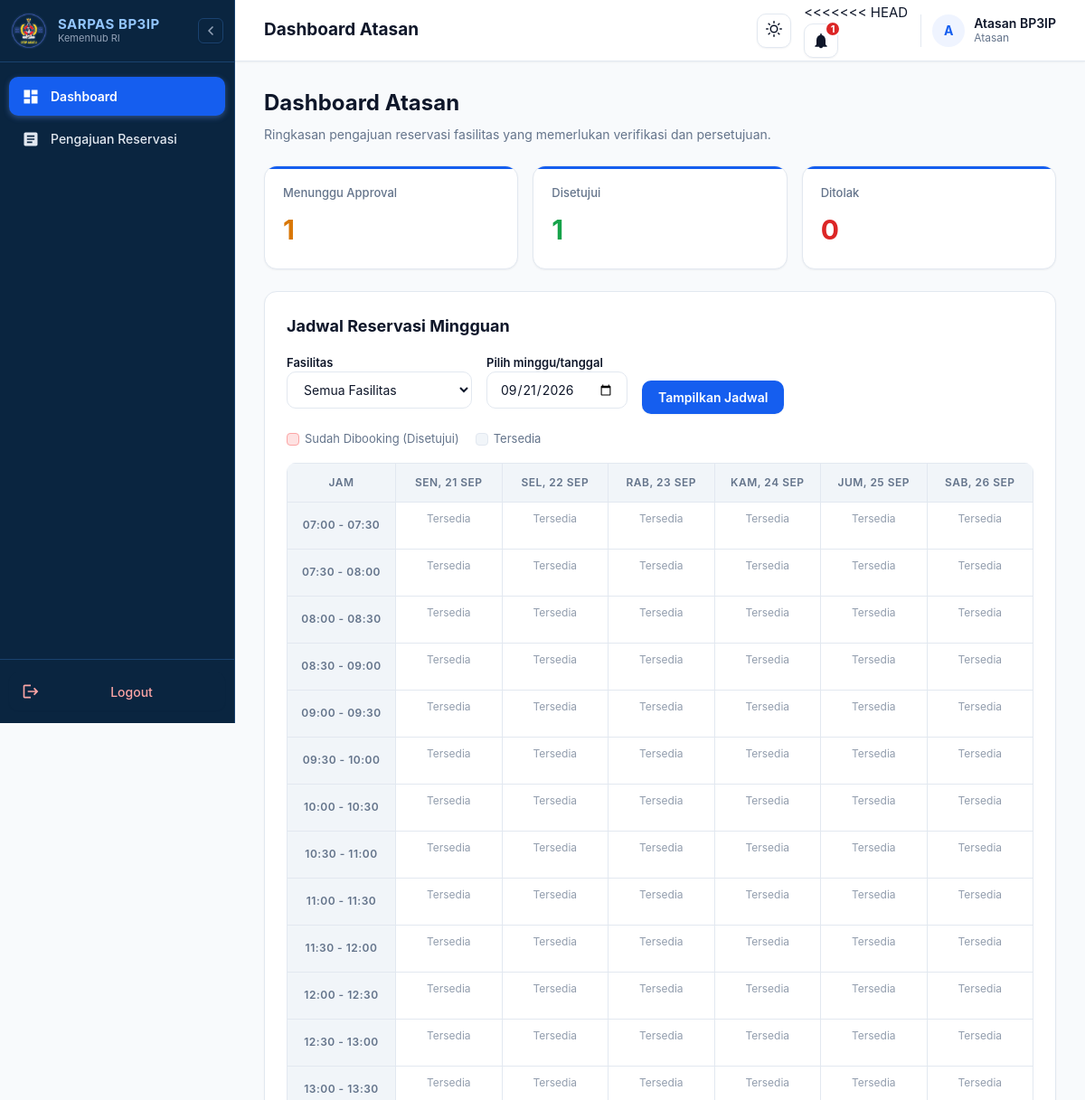
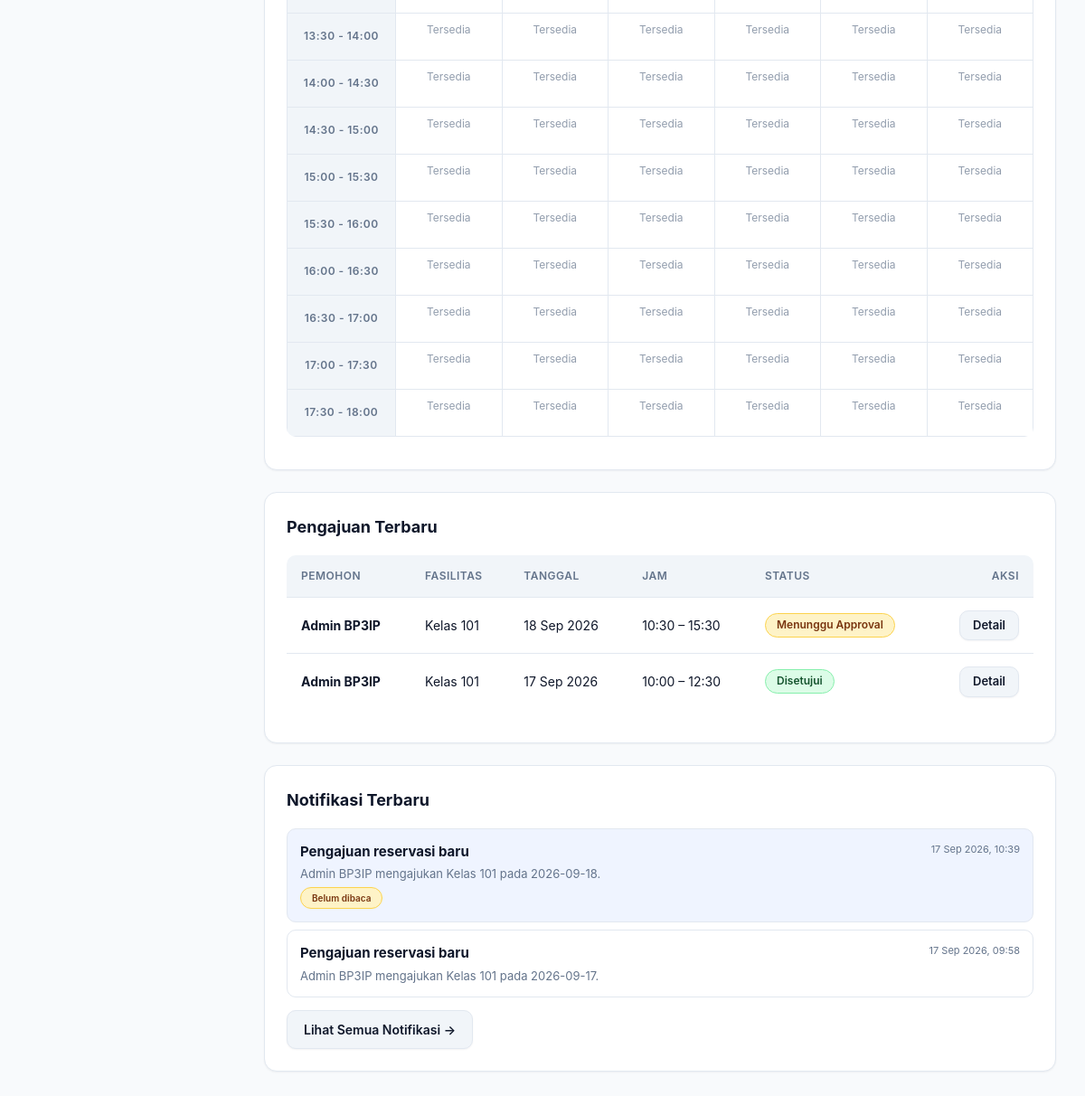
The page / (signed in) on the database as committed earlier (2 pictures, top to bottom).
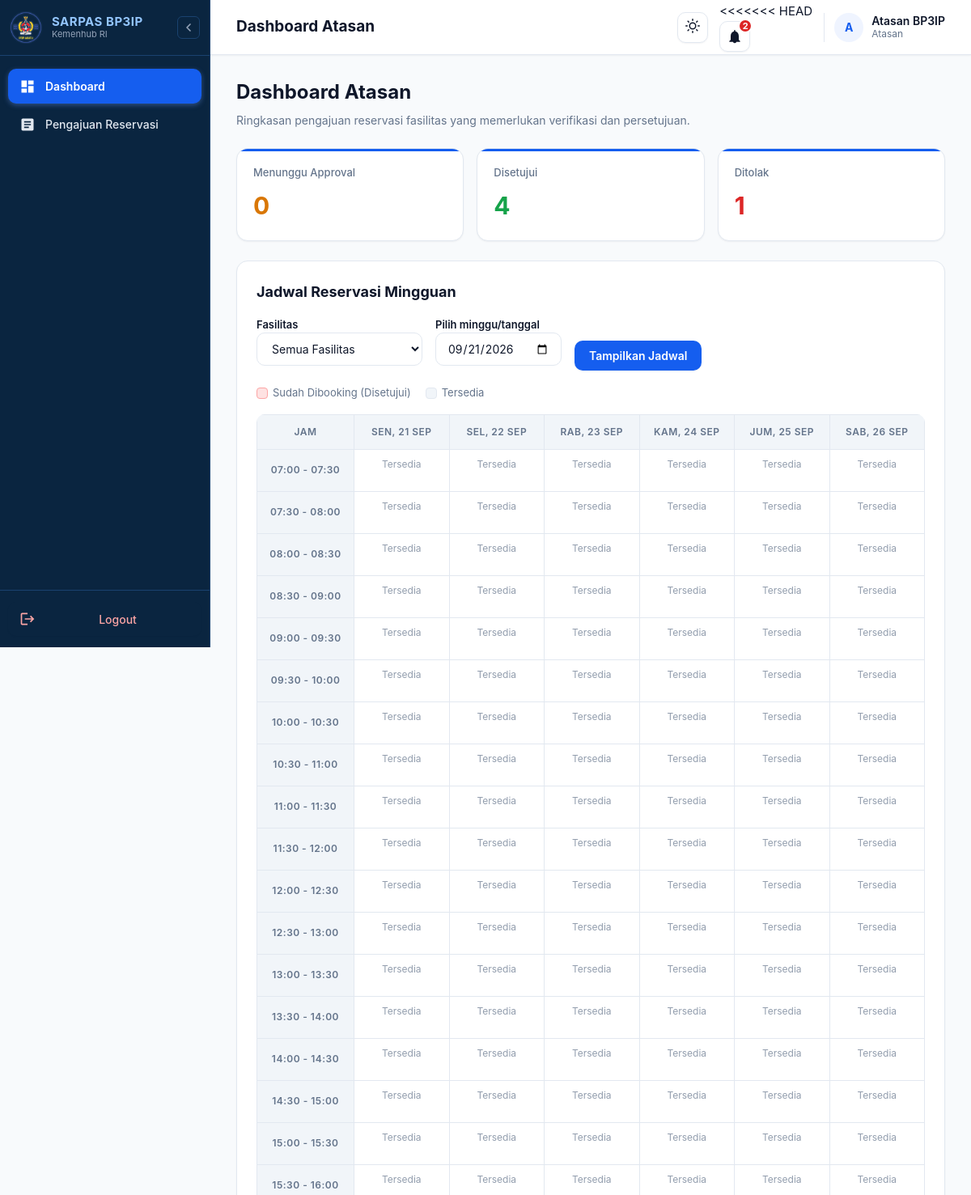
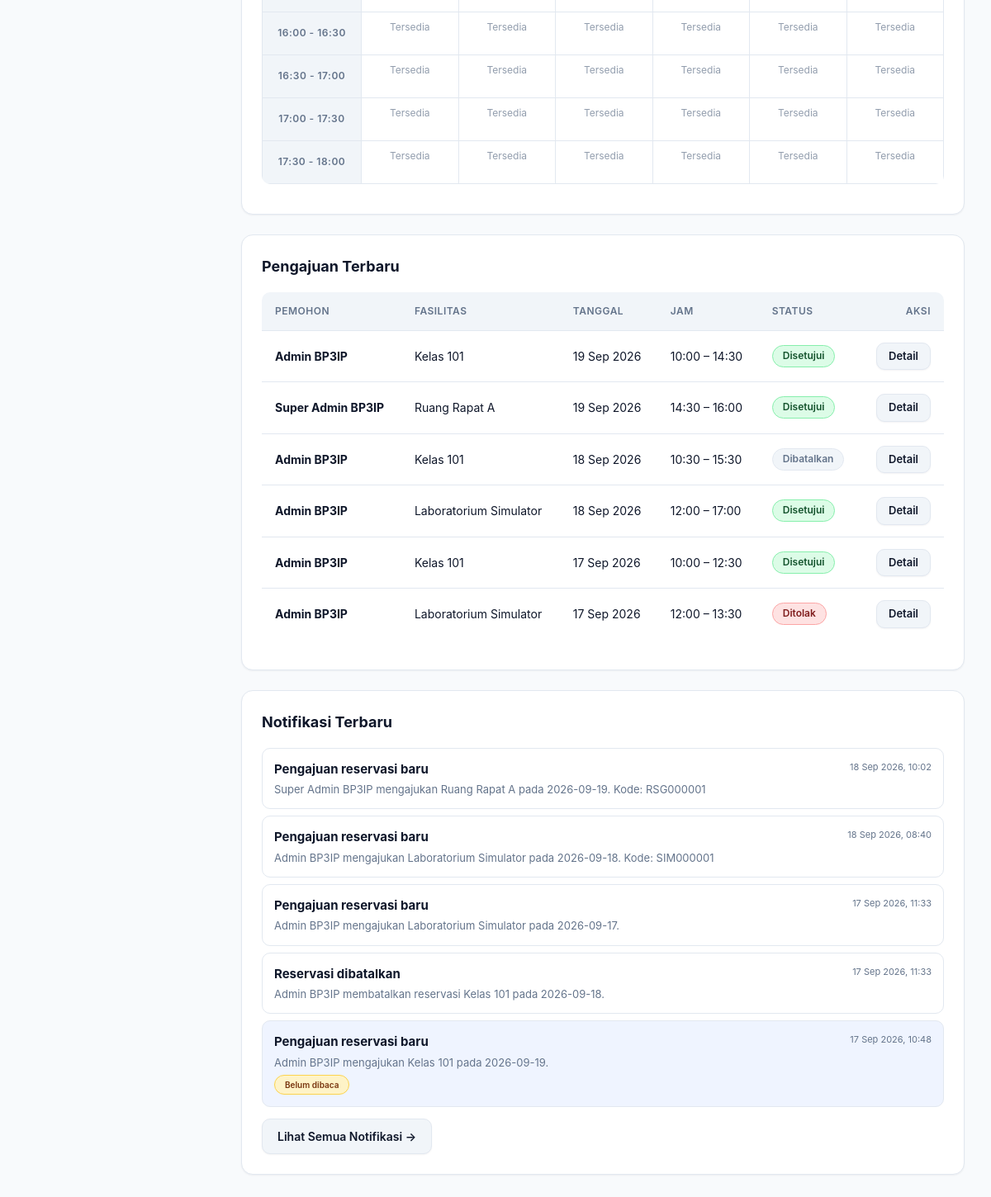
The same page on the database as committed later (2 pictures, top to bottom).
### core/models.py (models this page shows, shortened)
class Reservasi(models.Model):
    class Status(models.TextChoices):
        DRAFT = "DRAFT", "Draft"
        PENDING = "PENDING", "Menunggu Approval"
        APPROVED = "APPROVED", "Disetujui"
        REJECTED = "REJECTED", "Ditolak"
        NEEDS_REVISION = "NEEDS_REVISION", "Perlu Diperbaiki"
        CANCELLED = "CANCELLED", "Dibatalkan"
    pemohon = models.ForeignKey(User, on_delete=models.PROTECT, related_name="reservasi")
    fasilitas = models.ForeignKey(Fasilitas, on_delete=models.PROTECT, related_name="reservasi")
    tanggal = models.DateField()
    jam_mulai = models.TimeField()
    jam_selesai = models.TimeField()
    keperluan = models.CharField(max_length=255)
    keterangan = models.TextField(blank=True)
    status = models.CharField(max_length=20, choices=Status.choices, default=Status.DRAFT)
    alasan_penolakan = models.TextField(blank=True)
    alasan_pembatalan = models.TextField(blank=True)
    kode_reservasi = models.CharField(max_length=20, unique=True, blank=True, null=True)
    created_at = models.DateTimeField(auto_now_add=True)
    updated_at = models.DateTimeField(auto_now=True)
    class Meta:
        ordering = ["-tanggal", "jam_mulai"]
        constraints = [
            models.CheckConstraint(
                condition=models.Q(jam_selesai__gt=models.F("jam_mulai")),
                name="reservasi_jam_selesai_setelah_mulai",
            ),
        ]

class User(AbstractUser):
    class Role(models.TextChoices):
        ADMIN = "ADMIN", "Admin"
        SUPER_ADMIN = "SUPER_ADMIN", "Super Admin"
        ATASAN = "ATASAN", "Atasan"
    nama = models.CharField(max_length=150)
    email = models.EmailField(unique=True)
    role = models.CharField(max_length=15, choices=Role.choices, default=Role.ADMIN)
    created_at = models.DateTimeField(auto_now_add=True)

class Fasilitas(models.Model):
    class Kategori(models.TextChoices):
        RUANGAN = "RUANGAN", "Ruangan"
        KELAS = "KELAS", "Kelas"
        LABORATORIUM = "LABORATORIUM", "Laboratorium"
        LABORATORIUM_SIMULATOR = "LABORATORIUM_SIMULATOR", "Laboratorium Simulator"
        LAINNYA = "LAINNYA", "Lainnya"
    class Status(models.TextChoices):
        AKTIF = "AKTIF", "Aktif"
        NONAKTIF = "NONAKTIF", "Nonaktif"
    nama_fasilitas = models.CharField(max_length=150)
    kategori = models.CharField(max_length=30, choices=Kategori.choices)
    lokasi = models.CharField(max_length=150)
    kapasitas = models.PositiveIntegerField()
    deskripsi = models.TextField(blank=True)
    status = models.CharField(max_length=10, choices=Status.choices, default=Status.AKTIF)
    keterangan_tambahan = models.TextField(blank=True)
    class Meta:
        verbose_name_plural = "Fasilitas"
        ordering = ["nama_fasilitas"]

class Notifikasi(models.Model):
    penerima = models.ForeignKey(User, on_delete=models.CASCADE, related_name="notifikasi")
    judul = models.CharField(max_length=200)
    pesan = models.TextField()
    status_baca = models.BooleanField(default=False)
    created_at = models.DateTimeField(auto_now_add=True)
    class Meta:
        verbose_name_plural = "Notifikasi"
        ordering = ["-created_at"]

### core/views.py (the view, shortened to what this page needs)
# urls.py: path("", views.dashboard, name="dashboard"),
@login_required
def dashboard(request):
    pengajuan = Reservasi.objects.select_related("pemohon", "fasilitas")
    context = {
        "pending": pengajuan.filter(status=Reservasi.Status.PENDING).count(),
        "approved": pengajuan.filter(status=Reservasi.Status.APPROVED).count(),
        "rejected": pengajuan.filter(status=Reservasi.Status.REJECTED).count(),
        "pengajuan_terbaru": pengajuan[:8],
        "notifikasi_terbaru": request.user.notifikasi.all()[:5],
    }
    context.update(schedule_context(request))
    return render(request, "dashboard/atasan.html", context)

### core/context_processors.py (called while the page is built)
def notification_badge(request):
    if request.user.is_authenticated:
        return {"unread_notification_count": request.user.notifikasi.filter(status_baca=False).count()}
    return {"unread_notification_count": 0}

### core/schedule.py (called while the page is built)
def get_week_start(value=None):
    try:
        selected_date = datetime.strptime(value, "%Y-%m-%d").date() if value else timezone.localdate()
    except (TypeError, ValueError):
        selected_date = timezone.localdate()
    return selected_date - timedelta(days=selected_date.weekday())

def schedule_context(request):
    facility_id = request.GET.get("fasilitas")
    if facility_id and not facility_id.isdigit():
        facility_id = None
    week_start = get_week_start(request.GET.get("minggu"))
    return {
        "week_start": week_start,
        "schedule": get_weekly_schedule(week_start, facility_id),
        "schedule_facilities": Fasilitas.objects.order_by("nama_fasilitas"),
        "selected_facility": int(facility_id) if facility_id else None,
    }

### templates/dashboard/atasan.html (shortened to what this page needs)
{% extends 'base.html' %}
{% block page_title %}Dashboard Atasan{% endblock %}
{% block content %}
<div class="page-heading">
  <h1>Dashboard Atasan</h1>
  <p>Ringkasan pengajuan reservasi fasilitas yang memerlukan verifikasi dan persetujuan.</p>
</div>
<div class="stats">
  <div class="stat">
    <span class="stat-label">Menunggu Approval</span>
    <b style="color: var(--warning);">{{ pending }}</b>
  </div>
  <div class="stat">
    <span class="stat-label">Disetujui</span>
    <b style="color: var(--success);">{{ approved }}</b>
  </div>
  <div class="stat">
    <span class="stat-label">Ditolak</span>
    <b style="color: var(--danger);">{{ rejected }}</b>
  </div>
</div>
{% include 'dashboard/_weekly_schedule.html' %}
<div class="card">
  <h2>Pengajuan Terbaru</h2>
  <div class="table-wrap">
    <table>
      <thead>
        <tr>
          <th>Pemohon</th>
          <th>Fasilitas</th>
          <th>Tanggal</th>
          <th>Jam</th>
          <th>Status</th>
          <th style="text-align: right;">Aksi</th>
        </tr>
      </thead>
      <tbody>
        {% for item in pengajuan_terbaru %}
        <tr>
          <td>
            <strong>{{ item.pemohon.nama|default:item.pemohon.username }}</strong>
          </td>
          <td>{{ item.fasilitas.nama_fasilitas }}</td>
          <td>{{ item.tanggal|date:'d M Y' }}</td>
          <td>{{ item.jam_mulai|time:'H:i' }} &ndash; {{ item.jam_selesai|time:'H:i' }}</td>
          <td>
            {% if item.status == 'PENDING' %}
            <span class="badge badge-pending">{{ item.get_status_display }}</span>
            {% elif item.status == 'APPROVED' %}
            <span class="badge badge-approved">{{ item.get_status_display }}</span>
            {% elif item.status == 'REJECTED' %}
            <span class="badge badge-rejected">{{ item.get_status_display }}</span>
            {% elif item.status == 'NEEDS_REVISION' %}
            <span class="badge badge-revision">{{ item.get_status_display }}</span>
            {% elif item.status == 'CANCELLED' %}
            <span class="badge badge-cancelled">{{ item.get_status_display }}</span>
            {% else %}
            <span class="badge badge-draft">{{ item.get_status_display }}</span>
            {% endif %}
          </td>
          <td style="text-align: right;">
            <a class="button secondary" style="padding: 6px 14px; font-size: 13px;" href="{% url 'pengajuan_detail' item.pk %}">Detail</a>
          </td>
        </tr>
        {% endfor %}
      </tbody>
    </table>
  </div>
</div>
{% include 'dashboard/_recent_notifications.html' %}
{% endblock %}

### templates/base.html (shortened to what the changed rows need)
{% load static %}
<!doctype html>
<html lang="id">
<head>
  <link rel="stylesheet" href="{% static 'css/style.css' %}?v=20260918-2">
</head>
<body>
  {% if user.is_authenticated %}
  <div class="shell">
    <section class="content-area">
      <header class="header">
        <div class="header-left">
          <h1>{% block page_title %}SARPAS BP3IP{% endblock %}</h1>
        </div>
        <div class="header-right">
          <div class="notification-wrapper">
            <button id="notification-bell-btn" class="btn-icon notification-bell-btn" aria-label="Notifikasi{% if unread_notification_count %} ({{ unread_notification_count }}){% endif %}" title="Notifikasi{% if unread_notification_count %} ({{ unread_notification_count }}){% endif %}" aria-expanded="false" data-mark-read-url="{% url 'notifikasi_tandai_semua_dibaca' %}">
              <svg class="notification-bell-icon" width="20" height="20" viewBox="0 0 24 24" fill="currentColor" aria-hidden="true">
            <button id="notification-bell-btn" class="btn-icon notification-bell-btn" aria-label="Notifikasi{% if unread_notification_count %} ({{ unread_notification_count }}){% endif %}" title="Notifikasi{% if unread_notification_count %} ({{ unread_notification_count }}){% endif %}">
              {% if unread_notification_count %}
              <span id="notification-badge-dot" class="notification-badge-dot">{{ unread_notification_count }}</span>
              {% endif %}
            </button>
          </div>
        </div>
      </header>
      <main>
  {% else %}
  <main>
  {% endif %}
    {% block content %}{% endblock %}
  </main>
  {% if user.is_authenticated %}
    </section>
  </div>
  {% endif %}
</body>
</html>

### templates/dashboard/_recent_notifications.html (shortened to what this page needs)
<div class="card">
  <h2>Notifikasi Terbaru</h2>
  <div class="dashboard-notifications">
    {% for item in notifikasi_terbaru %}
    <article class="dropdown-item {% if not item.status_baca %}unread{% endif %}" style="border: 1px solid var(--border); border-radius: var(--radius); margin-bottom: 8px; padding: 14px;">
      <div style="display: flex; justify-content: space-between; align-items: flex-start; margin-bottom: 4px;">
        <strong style="color: var(--text);">{{ item.judul }}</strong>
        <time style="font-size: 11px; color: var(--text-muted);">{{ item.created_at|date:'d M Y, H:i' }}</time>
      </div>
      <div style="color: var(--text-muted); font-size: 13px; line-height: 1.4;">{{ item.pesan }}</div>
      {% if not item.status_baca %}
      <span class="badge badge-pending" style="font-size: 10px; margin-top: 6px;">Belum dibaca</span>
      {% endif %}
    </article>
    {% endfor %}
  </div>
  {% if notifikasi_terbaru %}
  <div style="margin-top: 14px;">
    <a class="button secondary" href="{% url 'notifikasi_list' %}">Lihat Semua Notifikasi &rarr;</a>
  </div>
  {% endif %}
</div>

Rows that differ between the two databases and show on the page:
no longer on this page (row unchanged): Notifikasi: judul "Pengajuan reservasi baru", created_at "17 Sep 2026, 10:39", pesan "Admin BP3IP mengajukan Kelas 101 pada 2026-09-18.", status_baca "Belum dibaca"
no longer on this page (row unchanged): Notifikasi: judul "Pengajuan reservasi baru", created_at "17 Sep 2026, 09:58", pesan "Admin BP3IP mengajukan Kelas 101 pada 2026-09-17."
added Reservasi: pemohon.nama "Admin BP3IP", fasilitas.nama_fasilitas "Kelas 101", tanggal "19 Sep 2026", jam_mulai "10:00", jam_selesai "14:30", status "Disetujui"
added Reservasi: pemohon.nama "Super Admin BP3IP", fasilitas.nama_fasilitas "Ruang Rapat A", tanggal "19 Sep 2026", jam_mulai "14:30", jam_selesai "16:00", status "Disetujui"
changed Reservasi: status "Menunggu Approval" → "Dibatalkan"
added Reservasi: pemohon.nama "Admin BP3IP", fasilitas.nama_fasilitas "Laboratorium Simulator", tanggal "18 Sep 2026", jam_mulai "12:00", jam_selesai "17:00", status "Disetujui"
added Reservasi: pemohon.nama "Admin BP3IP", fasilitas.nama_fasilitas "Laboratorium Simulator", tanggal "17 Sep 2026", jam_mulai "12:00", jam_selesai "13:30", status "Ditolak"
added Notifikasi: judul "Pengajuan reservasi baru", created_at "18 Sep 2026, 10:02", pesan "Super Admin BP3IP mengajukan Ruang Rapat A pada 2026-09-19. Kode: RSG000001"
added Notifikasi: judul "Pengajuan reservasi baru", created_at "18 Sep 2026, 08:40", pesan "Admin BP3IP mengajukan Laboratorium Simulator pada 2026-09-18. Kode: SIM000001"
added Notifikasi: judul "Pengajuan reservasi baru", created_at "17 Sep 2026, 11:33", pesan "Admin BP3IP mengajukan Laboratorium Simulator pada 2026-09-17."
added Notifikasi: judul "Reservasi dibatalkan", created_at "17 Sep 2026, 11:33", pesan "Admin BP3IP membatalkan reservasi Kelas 101 pada 2026-09-18."
added Notifikasi: judul "Pengajuan reservasi baru", created_at "17 Sep 2026, 10:48", pesan "Admin BP3IP mengajukan Kelas 101 pada 2026-09-19.", status_baca "Belum dibaca"
Other text that changed with them:
{{ unread_notification_count }}: "1" → "2"
{{ pending }}: "1" → "0"
{{ approved }}: "1" → "4"
{{ rejected }}: "0" → "1"
